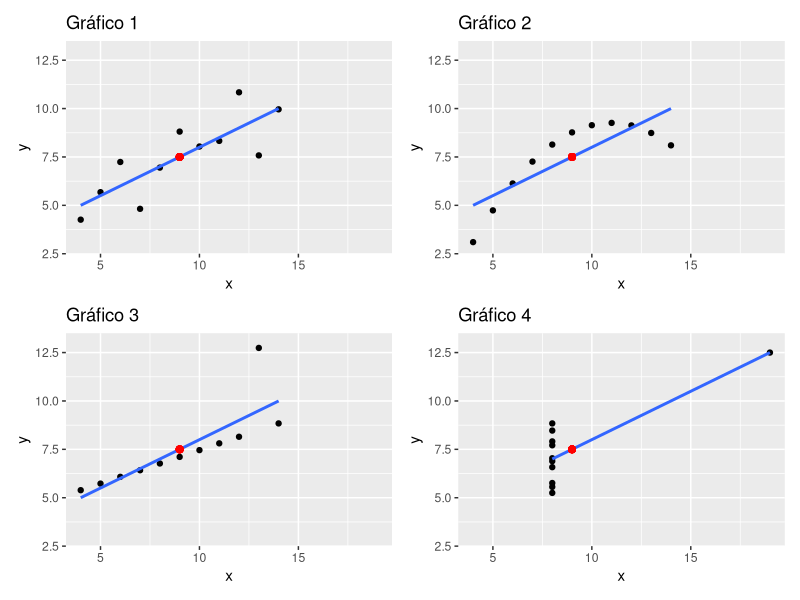

Here is the R script that generated this plot:
## ---- chunk 1
knitr::opts_chunk$set(echo = TRUE)
knitr::opts_chunk$set(warning = FALSE, message = FALSE)
## ---- chunk 2
if(!require(ggplot2)) install.packages("ggplot2", repos = "http://cran.us.r-project.org")
if(!require(datasets)) install.packages("datasets", repos = "http://cran.us.r-project.org")
if(!require(patchwork)) install.packages("patchwork", repos = "http://cran.us.r-project.org")
library(ggplot2)
library(datasets)
library(patchwork)

ans = datasets::anscombe

graph1 = ggplot(ans, aes(x = x1, y = y1)) + geom_point() + geom_smooth(method = 'lm', se = FALSE) + xlab('x') + ylab('y') + ggtitle('Gráfico 1') + xlim(4, 19) + ylim(3, 13) + geom_point(aes(x = mean(ans[,1]), y = mean(ans[,5])), colour = "red", size = 2)

graph2 = ggplot(ans, aes(x = x2, y = y2)) + geom_point() + geom_smooth(method = 'lm', se = FALSE) + xlab('x') + ylab('y') + ggtitle('Gráfico 2') + xlim(4, 19) + ylim(3, 13) + geom_point(aes(x = mean(ans[,2]), y = mean(ans[,6])), colour = "red", size = 2)

graph3 = ggplot(ans, aes(x = x3, y = y3)) + geom_point() + geom_smooth(method = 'lm', se = FALSE) + xlab('x') + ylab('y') + ggtitle('Gráfico 3') + xlim(4, 19) + ylim(3, 13) + geom_point(aes(x = mean(ans[,3]), y = mean(ans[,7])), colour = "red", size = 2)

graph4 = ggplot(ans, aes(x = x4, y = y4)) + geom_point() + geom_smooth(method = 'lm', se = FALSE) + xlab('x') + ylab('y') + ggtitle('Gráfico 4') + xlim(4, 19) + ylim(3, 13) + geom_point(aes(x = mean(ans[,4]), y = mean(ans[,8])), colour = "red", size = 2)

graph1 + graph2 + graph3 + graph4
